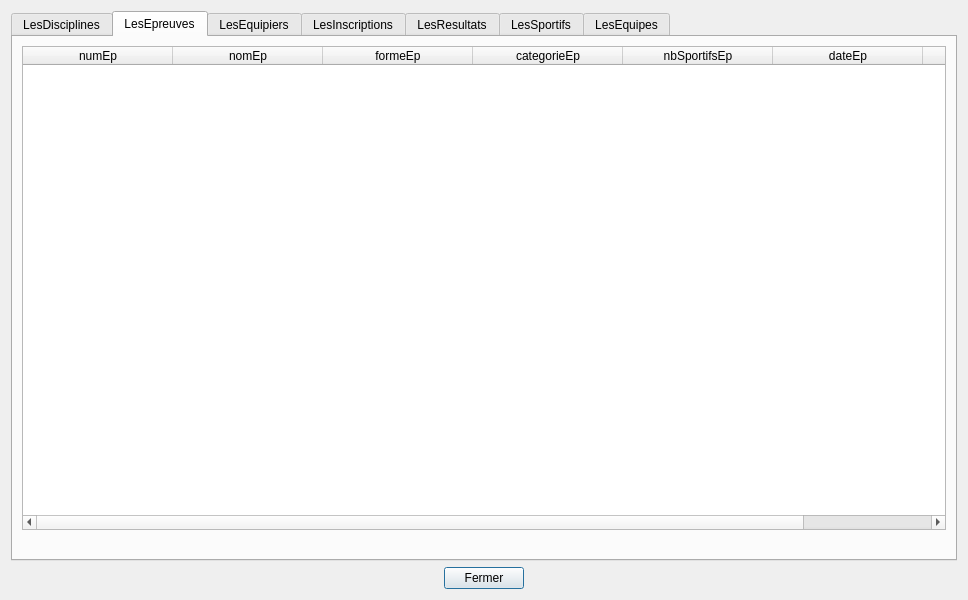
<?xml version="1.0" encoding="UTF-8"?>
<ui version="4.0">
 <class>tablesData</class>
 <widget class="QDialog" name="tablesData">
  <property name="geometry">
   <rect>
    <x>0</x>
    <y>0</y>
    <width>968</width>
    <height>600</height>
   </rect>
  </property>
  <property name="sizePolicy">
   <sizepolicy hsizetype="Preferred" vsizetype="Preferred">
    <horstretch>0</horstretch>
    <verstretch>0</verstretch>
   </sizepolicy>
  </property>
  <property name="minimumSize">
   <size>
    <width>0</width>
    <height>0</height>
   </size>
  </property>
  <property name="windowTitle">
   <string>BD JO</string>
  </property>
  <layout class="QVBoxLayout" name="verticalLayout">
   <item>
    <widget class="QTabWidget" name="tabWidget">
     <property name="currentIndex">
      <number>1</number>
     </property>
     <widget class="QWidget" name="tabDisciplines">
      <attribute name="title">
       <string>LesDisciplines</string>
      </attribute>
      <layout class="QVBoxLayout" name="verticalLayout_8">
       <item>
        <widget class="QTableWidget" name="tableDisciplines">
         <property name="sizePolicy">
          <sizepolicy hsizetype="Expanding" vsizetype="Expanding">
           <horstretch>0</horstretch>
           <verstretch>0</verstretch>
          </sizepolicy>
         </property>
         <property name="minimumSize">
          <size>
           <width>0</width>
           <height>400</height>
          </size>
         </property>
         <property name="baseSize">
          <size>
           <width>0</width>
           <height>0</height>
          </size>
         </property>
         <property name="layoutDirection">
          <enum>Qt::LeftToRight</enum>
         </property>
         <property name="sizeAdjustPolicy">
          <enum>QAbstractScrollArea::AdjustToContents</enum>
         </property>
         <property name="sortingEnabled">
          <bool>true</bool>
         </property>
         <property name="columnCount">
          <number>1</number>
         </property>
         <attribute name="horizontalHeaderCascadingSectionResizes">
          <bool>true</bool>
         </attribute>
         <attribute name="horizontalHeaderMinimumSectionSize">
          <number>50</number>
         </attribute>
         <attribute name="horizontalHeaderDefaultSectionSize">
          <number>150</number>
         </attribute>
         <attribute name="horizontalHeaderHighlightSections">
          <bool>true</bool>
         </attribute>
         <attribute name="horizontalHeaderShowSortIndicator" stdset="0">
          <bool>true</bool>
         </attribute>
         <attribute name="horizontalHeaderStretchLastSection">
          <bool>true</bool>
         </attribute>
         <attribute name="verticalHeaderVisible">
          <bool>false</bool>
         </attribute>
         <column>
          <property name="text">
           <string>nomDi</string>
          </property>
         </column>
        </widget>
       </item>
       <item>
        <widget class="QLabel" name="label_disciplines">
         <property name="palette">
          <palette>
           <active>
            <colorrole role="WindowText">
             <brush brushstyle="SolidPattern">
              <color alpha="255">
               <red>255</red>
               <green>0</green>
               <blue>0</blue>
              </color>
             </brush>
            </colorrole>
           </active>
           <inactive>
            <colorrole role="WindowText">
             <brush brushstyle="SolidPattern">
              <color alpha="255">
               <red>255</red>
               <green>0</green>
               <blue>0</blue>
              </color>
             </brush>
            </colorrole>
           </inactive>
           <disabled>
            <colorrole role="WindowText">
             <brush brushstyle="SolidPattern">
              <color alpha="255">
               <red>120</red>
               <green>120</green>
               <blue>120</blue>
              </color>
             </brush>
            </colorrole>
           </disabled>
          </palette>
         </property>
         <property name="text">
          <string/>
         </property>
         <property name="scaledContents">
          <bool>true</bool>
         </property>
         <property name="alignment">
          <set>Qt::AlignCenter</set>
         </property>
        </widget>
       </item>
      </layout>
     </widget>
     <widget class="QWidget" name="tabEpreuves">
      <attribute name="title">
       <string>LesEpreuves</string>
      </attribute>
      <layout class="QVBoxLayout" name="verticalLayout_2">
       <item>
        <widget class="QTableWidget" name="tableEpreuves">
         <property name="sizePolicy">
          <sizepolicy hsizetype="Expanding" vsizetype="Expanding">
           <horstretch>0</horstretch>
           <verstretch>0</verstretch>
          </sizepolicy>
         </property>
         <property name="minimumSize">
          <size>
           <width>0</width>
           <height>400</height>
          </size>
         </property>
         <property name="baseSize">
          <size>
           <width>0</width>
           <height>0</height>
          </size>
         </property>
         <property name="layoutDirection">
          <enum>Qt::LeftToRight</enum>
         </property>
         <property name="sizeAdjustPolicy">
          <enum>QAbstractScrollArea::AdjustToContents</enum>
         </property>
         <property name="sortingEnabled">
          <bool>true</bool>
         </property>
         <property name="columnCount">
          <number>7</number>
         </property>
         <attribute name="horizontalHeaderCascadingSectionResizes">
          <bool>true</bool>
         </attribute>
         <attribute name="horizontalHeaderMinimumSectionSize">
          <number>50</number>
         </attribute>
         <attribute name="horizontalHeaderDefaultSectionSize">
          <number>150</number>
         </attribute>
         <attribute name="horizontalHeaderHighlightSections">
          <bool>true</bool>
         </attribute>
         <attribute name="horizontalHeaderShowSortIndicator" stdset="0">
          <bool>true</bool>
         </attribute>
         <attribute name="horizontalHeaderStretchLastSection">
          <bool>true</bool>
         </attribute>
         <attribute name="verticalHeaderVisible">
          <bool>false</bool>
         </attribute>
         <column>
          <property name="text">
           <string>numEp</string>
          </property>
         </column>
         <column>
          <property name="text">
           <string>nomEp</string>
          </property>
         </column>
         <column>
          <property name="text">
           <string>formeEp</string>
          </property>
         </column>
         <column>
          <property name="text">
           <string>categorieEp</string>
          </property>
         </column>
         <column>
          <property name="text">
           <string>nbSportifsEp</string>
          </property>
         </column>
         <column>
          <property name="text">
           <string>dateEp</string>
          </property>
         </column>
         <column>
          <property name="text">
           <string>nomDi</string>
          </property>
         </column>
        </widget>
       </item>
       <item>
        <widget class="QLabel" name="label_epreuves">
         <property name="palette">
          <palette>
           <active>
            <colorrole role="WindowText">
             <brush brushstyle="SolidPattern">
              <color alpha="255">
               <red>255</red>
               <green>0</green>
               <blue>0</blue>
              </color>
             </brush>
            </colorrole>
           </active>
           <inactive>
            <colorrole role="WindowText">
             <brush brushstyle="SolidPattern">
              <color alpha="255">
               <red>255</red>
               <green>0</green>
               <blue>0</blue>
              </color>
             </brush>
            </colorrole>
           </inactive>
           <disabled>
            <colorrole role="WindowText">
             <brush brushstyle="SolidPattern">
              <color alpha="255">
               <red>120</red>
               <green>120</green>
               <blue>120</blue>
              </color>
             </brush>
            </colorrole>
           </disabled>
          </palette>
         </property>
         <property name="text">
          <string/>
         </property>
         <property name="scaledContents">
          <bool>true</bool>
         </property>
         <property name="alignment">
          <set>Qt::AlignCenter</set>
         </property>
        </widget>
       </item>
      </layout>
     </widget>
     <widget class="QWidget" name="tabEquipiers">
      <attribute name="title">
       <string>LesEquipiers</string>
      </attribute>
      <layout class="QVBoxLayout" name="verticalLayout_4">
       <item>
        <widget class="QTableWidget" name="tableEquipiers">
         <property name="sizePolicy">
          <sizepolicy hsizetype="Expanding" vsizetype="Expanding">
           <horstretch>0</horstretch>
           <verstretch>0</verstretch>
          </sizepolicy>
         </property>
         <property name="minimumSize">
          <size>
           <width>0</width>
           <height>400</height>
          </size>
         </property>
         <property name="baseSize">
          <size>
           <width>0</width>
           <height>0</height>
          </size>
         </property>
         <property name="columnCount">
          <number>2</number>
         </property>
         <attribute name="horizontalHeaderMinimumSectionSize">
          <number>50</number>
         </attribute>
         <attribute name="horizontalHeaderDefaultSectionSize">
          <number>200</number>
         </attribute>
         <attribute name="horizontalHeaderStretchLastSection">
          <bool>true</bool>
         </attribute>
         <attribute name="verticalHeaderVisible">
          <bool>false</bool>
         </attribute>
         <column>
          <property name="text">
           <string>numEq</string>
          </property>
         </column>
         <column>
          <property name="text">
           <string>numSp</string>
          </property>
         </column>
        </widget>
       </item>
       <item>
        <widget class="QLabel" name="label_equipiers">
         <property name="palette">
          <palette>
           <active>
            <colorrole role="WindowText">
             <brush brushstyle="SolidPattern">
              <color alpha="255">
               <red>255</red>
               <green>0</green>
               <blue>0</blue>
              </color>
             </brush>
            </colorrole>
           </active>
           <inactive>
            <colorrole role="WindowText">
             <brush brushstyle="SolidPattern">
              <color alpha="255">
               <red>255</red>
               <green>0</green>
               <blue>0</blue>
              </color>
             </brush>
            </colorrole>
           </inactive>
           <disabled>
            <colorrole role="WindowText">
             <brush brushstyle="SolidPattern">
              <color alpha="255">
               <red>120</red>
               <green>120</green>
               <blue>120</blue>
              </color>
             </brush>
            </colorrole>
           </disabled>
          </palette>
         </property>
         <property name="text">
          <string/>
         </property>
         <property name="alignment">
          <set>Qt::AlignCenter</set>
         </property>
        </widget>
       </item>
      </layout>
     </widget>
     <widget class="QWidget" name="tabInscriptions">
      <attribute name="title">
       <string>LesInscriptions</string>
      </attribute>
      <layout class="QVBoxLayout" name="verticalLayout_5">
       <item>
        <widget class="QTableWidget" name="tableInscriptions">
         <attribute name="horizontalHeaderMinimumSectionSize">
          <number>50</number>
         </attribute>
         <attribute name="horizontalHeaderDefaultSectionSize">
          <number>200</number>
         </attribute>
         <attribute name="horizontalHeaderStretchLastSection">
          <bool>true</bool>
         </attribute>
         <attribute name="verticalHeaderVisible">
          <bool>false</bool>
         </attribute>
         <column>
          <property name="text">
           <string>numIn</string>
          </property>
         </column>
         <column>
          <property name="text">
           <string>numEp</string>
          </property>
         </column>
        </widget>
       </item>
       <item>
        <widget class="QLabel" name="label_inscriptions">
         <property name="palette">
          <palette>
           <active>
            <colorrole role="WindowText">
             <brush brushstyle="SolidPattern">
              <color alpha="255">
               <red>255</red>
               <green>0</green>
               <blue>0</blue>
              </color>
             </brush>
            </colorrole>
           </active>
           <inactive>
            <colorrole role="WindowText">
             <brush brushstyle="SolidPattern">
              <color alpha="255">
               <red>255</red>
               <green>0</green>
               <blue>0</blue>
              </color>
             </brush>
            </colorrole>
           </inactive>
           <disabled>
            <colorrole role="WindowText">
             <brush brushstyle="SolidPattern">
              <color alpha="255">
               <red>120</red>
               <green>120</green>
               <blue>120</blue>
              </color>
             </brush>
            </colorrole>
           </disabled>
          </palette>
         </property>
         <property name="text">
          <string/>
         </property>
         <property name="alignment">
          <set>Qt::AlignCenter</set>
         </property>
        </widget>
       </item>
      </layout>
     </widget>
     <widget class="QWidget" name="tabResultats">
      <attribute name="title">
       <string>LesResultats</string>
      </attribute>
      <layout class="QVBoxLayout" name="verticalLayout_6">
       <item>
        <widget class="QTableWidget" name="tableResultats">
         <attribute name="horizontalHeaderMinimumSectionSize">
          <number>50</number>
         </attribute>
         <attribute name="horizontalHeaderDefaultSectionSize">
          <number>200</number>
         </attribute>
         <attribute name="horizontalHeaderStretchLastSection">
          <bool>true</bool>
         </attribute>
         <attribute name="verticalHeaderVisible">
          <bool>false</bool>
         </attribute>
         <column>
          <property name="text">
           <string>numEp</string>
          </property>
         </column>
         <column>
          <property name="text">
           <string>gold</string>
          </property>
         </column>
         <column>
          <property name="text">
           <string>silver</string>
          </property>
         </column>
         <column>
          <property name="text">
           <string>bronze</string>
          </property>
         </column>
        </widget>
       </item>
       <item>
        <widget class="QLabel" name="label_resultats">
         <property name="palette">
          <palette>
           <active>
            <colorrole role="WindowText">
             <brush brushstyle="SolidPattern">
              <color alpha="255">
               <red>255</red>
               <green>0</green>
               <blue>0</blue>
              </color>
             </brush>
            </colorrole>
           </active>
           <inactive>
            <colorrole role="WindowText">
             <brush brushstyle="SolidPattern">
              <color alpha="255">
               <red>255</red>
               <green>0</green>
               <blue>0</blue>
              </color>
             </brush>
            </colorrole>
           </inactive>
           <disabled>
            <colorrole role="WindowText">
             <brush brushstyle="SolidPattern">
              <color alpha="255">
               <red>120</red>
               <green>120</green>
               <blue>120</blue>
              </color>
             </brush>
            </colorrole>
           </disabled>
          </palette>
         </property>
         <property name="text">
          <string/>
         </property>
         <property name="alignment">
          <set>Qt::AlignCenter</set>
         </property>
        </widget>
       </item>
      </layout>
     </widget>
     <widget class="QWidget" name="tabSportifs">
      <attribute name="title">
       <string>LesSportifs</string>
      </attribute>
      <layout class="QVBoxLayout" name="verticalLayout_7">
       <item>
        <widget class="QTableWidget" name="tableSportifs">
         <attribute name="horizontalHeaderMinimumSectionSize">
          <number>50</number>
         </attribute>
         <attribute name="horizontalHeaderDefaultSectionSize">
          <number>110</number>
         </attribute>
         <attribute name="horizontalHeaderStretchLastSection">
          <bool>true</bool>
         </attribute>
         <attribute name="verticalHeaderVisible">
          <bool>false</bool>
         </attribute>
         <column>
          <property name="text">
           <string>numSp</string>
          </property>
         </column>
         <column>
          <property name="text">
           <string>nomSp</string>
          </property>
         </column>
         <column>
          <property name="text">
           <string>prenomSp</string>
          </property>
         </column>
         <column>
          <property name="text">
           <string>pays</string>
          </property>
         </column>
         <column>
          <property name="text">
           <string>categorieSp</string>
          </property>
         </column>
         <column>
          <property name="text">
           <string>dateNaisSp</string>
          </property>
         </column>
         <column>
          <property name="text">
           <string>ageSp</string>
          </property>
         </column>
        </widget>
       </item>
       <item>
        <widget class="QLabel" name="label_sportifs">
         <property name="palette">
          <palette>
           <active>
            <colorrole role="WindowText">
             <brush brushstyle="SolidPattern">
              <color alpha="255">
               <red>255</red>
               <green>0</green>
               <blue>0</blue>
              </color>
             </brush>
            </colorrole>
           </active>
           <inactive>
            <colorrole role="WindowText">
             <brush brushstyle="SolidPattern">
              <color alpha="255">
               <red>255</red>
               <green>0</green>
               <blue>0</blue>
              </color>
             </brush>
            </colorrole>
           </inactive>
           <disabled>
            <colorrole role="WindowText">
             <brush brushstyle="SolidPattern">
              <color alpha="255">
               <red>120</red>
               <green>120</green>
               <blue>120</blue>
              </color>
             </brush>
            </colorrole>
           </disabled>
          </palette>
         </property>
         <property name="text">
          <string/>
         </property>
         <property name="alignment">
          <set>Qt::AlignCenter</set>
         </property>
        </widget>
       </item>
      </layout>
     </widget>
     <widget class="QWidget" name="tabEquipes">
      <attribute name="title">
       <string>LesEquipes</string>
      </attribute>
      <layout class="QVBoxLayout" name="verticalLayout_3">
       <item>
        <widget class="QTableWidget" name="tableEquipes">
         <property name="sizePolicy">
          <sizepolicy hsizetype="Expanding" vsizetype="Expanding">
           <horstretch>0</horstretch>
           <verstretch>0</verstretch>
          </sizepolicy>
         </property>
         <property name="minimumSize">
          <size>
           <width>0</width>
           <height>400</height>
          </size>
         </property>
         <property name="baseSize">
          <size>
           <width>0</width>
           <height>0</height>
          </size>
         </property>
         <property name="columnCount">
          <number>2</number>
         </property>
         <attribute name="horizontalHeaderMinimumSectionSize">
          <number>50</number>
         </attribute>
         <attribute name="horizontalHeaderDefaultSectionSize">
          <number>200</number>
         </attribute>
         <attribute name="horizontalHeaderStretchLastSection">
          <bool>true</bool>
         </attribute>
         <attribute name="verticalHeaderVisible">
          <bool>false</bool>
         </attribute>
         <column>
          <property name="text">
           <string>numEq</string>
          </property>
         </column>
         <column>
          <property name="text">
           <string>nbEquipiersEq</string>
          </property>
         </column>
        </widget>
       </item>
       <item>
        <widget class="QLabel" name="label_equipes">
         <property name="palette">
          <palette>
           <active>
            <colorrole role="WindowText">
             <brush brushstyle="SolidPattern">
              <color alpha="255">
               <red>255</red>
               <green>0</green>
               <blue>0</blue>
              </color>
             </brush>
            </colorrole>
           </active>
           <inactive>
            <colorrole role="WindowText">
             <brush brushstyle="SolidPattern">
              <color alpha="255">
               <red>255</red>
               <green>0</green>
               <blue>0</blue>
              </color>
             </brush>
            </colorrole>
           </inactive>
           <disabled>
            <colorrole role="WindowText">
             <brush brushstyle="SolidPattern">
              <color alpha="255">
               <red>120</red>
               <green>120</green>
               <blue>120</blue>
              </color>
             </brush>
            </colorrole>
           </disabled>
          </palette>
         </property>
         <property name="text">
          <string/>
         </property>
         <property name="scaledContents">
          <bool>true</bool>
         </property>
         <property name="alignment">
          <set>Qt::AlignCenter</set>
         </property>
        </widget>
       </item>
      </layout>
     </widget>
    </widget>
   </item>
   <item>
    <layout class="QHBoxLayout" name="horizontalLayout">
     <item>
      <spacer name="horizontalSpacer">
       <property name="orientation">
        <enum>Qt::Horizontal</enum>
       </property>
       <property name="sizeHint" stdset="0">
        <size>
         <width>40</width>
         <height>20</height>
        </size>
       </property>
      </spacer>
     </item>
     <item>
      <widget class="QPushButton" name="pushButton">
       <property name="text">
        <string>Fermer</string>
       </property>
      </widget>
     </item>
     <item>
      <spacer name="horizontalSpacer_2">
       <property name="orientation">
        <enum>Qt::Horizontal</enum>
       </property>
       <property name="sizeHint" stdset="0">
        <size>
         <width>40</width>
         <height>20</height>
        </size>
       </property>
      </spacer>
     </item>
    </layout>
   </item>
  </layout>
 </widget>
 <resources/>
 <connections>
  <connection>
   <sender>pushButton</sender>
   <signal>clicked()</signal>
   <receiver>tablesData</receiver>
   <slot>close()</slot>
   <hints>
    <hint type="sourcelabel">
     <x>360</x>
     <y>575</y>
    </hint>
    <hint type="destinationlabel">
     <x>323</x>
     <y>169</y>
    </hint>
   </hints>
  </connection>
 </connections>
 <slots>
  <slot>refreshSpectaclesData()</slot>
  <slot>refreshZonesData()</slot>
  <slot>refreshRepresentationsData()</slot>
 </slots>
</ui>
